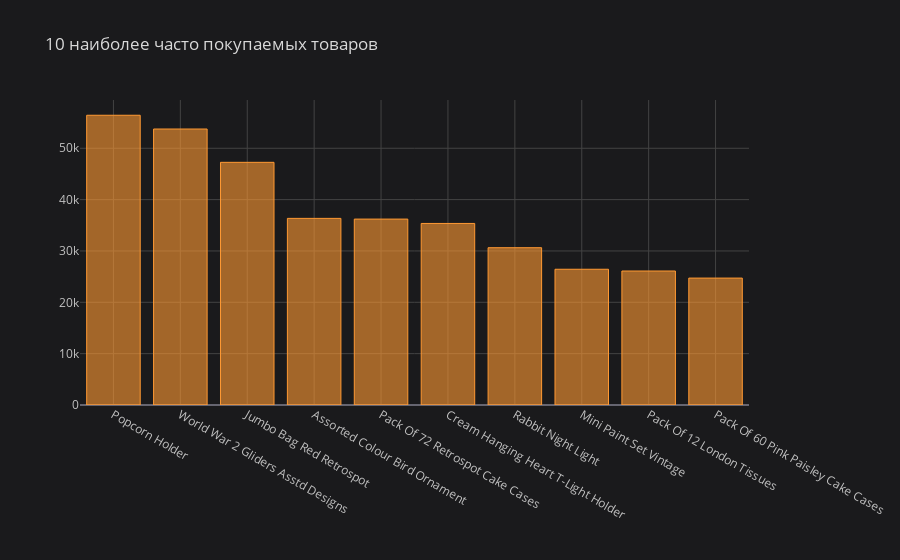

Notebook source saved alongside this figure:
### Markdown cell above
### 2. Какие товары покупают чаще всего?

### Code cell
popular_products = df.groupby(by='ProductName', as_index = False)['Quantity'].sum()
popular_products.sort_values('Quantity', ascending = False).head(10).iplot(kind = 'bar', x = 'ProductName', y = 'Quantity', title = '10 наиболее часто покупаемых товаров')

### Figure 1 — Plotly figure (JSON) as saved in the notebook; plotly's stock layout.template omitted (floating-point values rounded to 4 significant figures)
{"data": [{"marker": {"color": "rgba(255, 153, 51, 0.6)", "line": {"color": "rgba(255, 153, 51, 1.0)", "width": 1}}, "name": "Quantity", "orientation": "v", "text": "", "type": "bar", "x": ["Popcorn Holder", "World War 2 Gliders Asstd Designs", "Jumbo Bag Red Retrospot", "Assorted Colour Bird Ornament", "Pack Of 72 Retrospot Cake Cases", "Cream Hanging Heart T-Light Holder", "Rabbit Night Light", "Mini Paint Set Vintage", "Pack Of 12 London Tissues", "Pack Of 60 Pink Paisley Cake Cases"], "y": [56431, 53751, 47260, 36346, 36208, 35359, 30634, 26437, 26095, 24719]}], "layout": {"legend": {"bgcolor": "#1A1A1C", "font": {"color": "#D9D9D9"}}, "paper_bgcolor": "#1A1A1C", "plot_bgcolor": "#1A1A1C", "title": {"font": {"color": "#D9D9D9"}, "text": "10 наиболее часто покупаемых товаров"}, "xaxis": {"gridcolor": "#434343", "showgrid": true, "tickfont": {"color": "#C2C2C2"}, "title": {"font": {"color": "#D9D9D9"}, "text": ""}, "zerolinecolor": "#666570"}, "yaxis": {"gridcolor": "#434343", "showgrid": true, "tickfont": {"color": "#C2C2C2"}, "title": {"font": {"color": "#D9D9D9"}, "text": ""}, "zerolinecolor": "#666570"}}}
